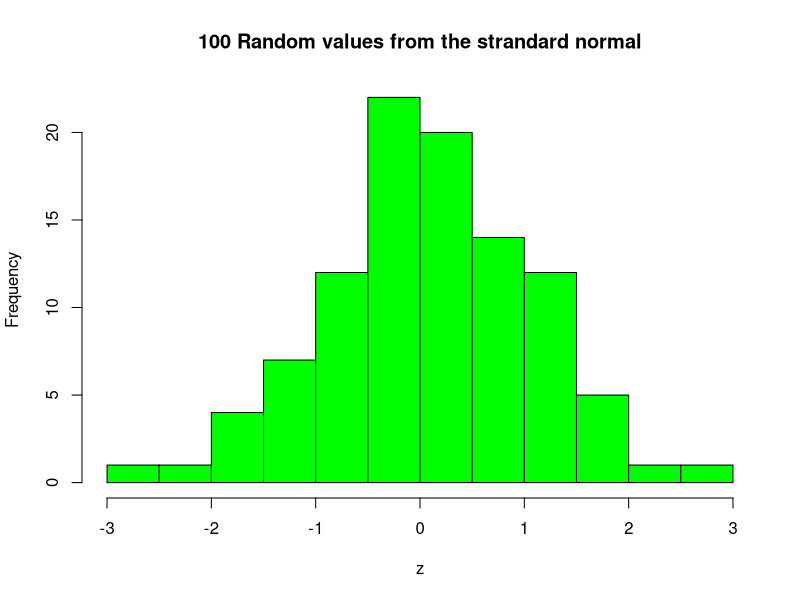

Here is the R script that generated this plot:
## ---- chunk 1
x=rnorm(100)
hist(x,xlab="z",ylab="Frequency",main="100 Random values from the strandard normal",col="green")


